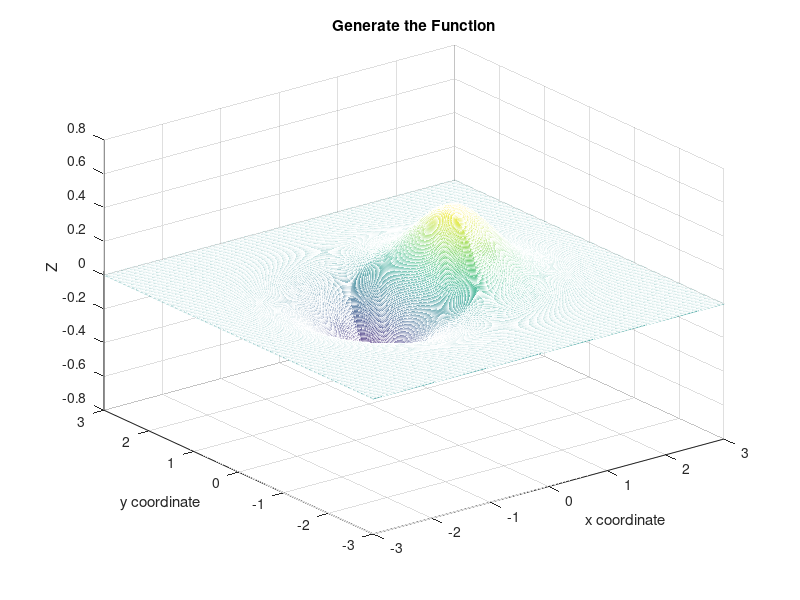

This chart was generated by the following MATLAB code:
clear
close all
format long

% The given function
func = @(x, y) (x.*exp(-(x.^2 + y.^2)));
[X, Y] = meshgrid(-3:.01:3);

% Plot the figure
mesh(X, Y, func(X, Y));
xlabel('x coordinate');
ylabel('y coordinate');
zlabel('Z');
title('Generate the Function')